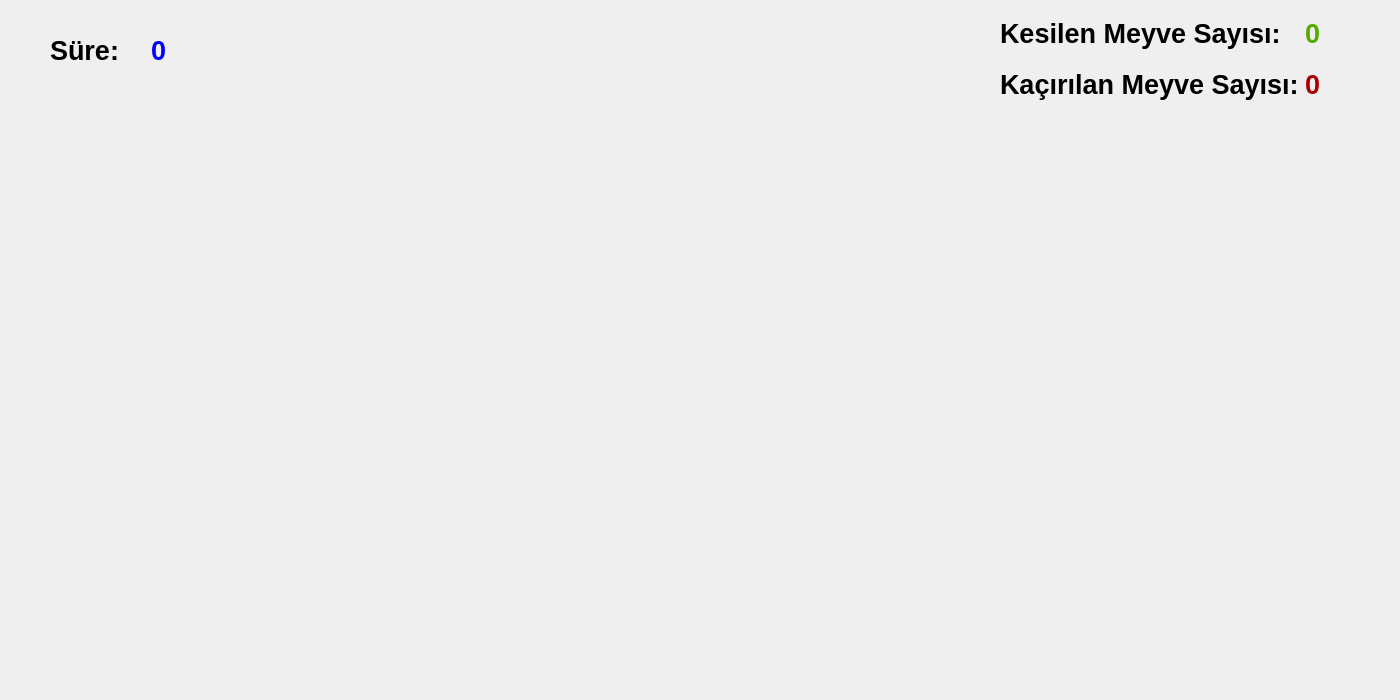
<?xml version="1.0" encoding="UTF-8"?>
<ui version="4.0">
 <class>Dialog</class>
 <widget class="QDialog" name="Dialog">
  <property name="geometry">
   <rect>
    <x>0</x>
    <y>0</y>
    <width>1400</width>
    <height>700</height>
   </rect>
  </property>
  <property name="windowTitle">
   <string>Dialog</string>
  </property>
  <widget class="QWidget" name="layoutWidget">
   <property name="geometry">
    <rect>
     <x>50</x>
     <y>10</y>
     <width>195</width>
     <height>81</height>
    </rect>
   </property>
   <layout class="QGridLayout" name="Sure">
    <item row="0" column="0">
     <widget class="QLabel" name="labelSure">
      <property name="font">
       <font>
        <pointsize>20</pointsize>
        <bold>true</bold>
       </font>
      </property>
      <property name="text">
       <string>Süre:</string>
      </property>
     </widget>
    </item>
    <item row="0" column="1">
     <widget class="QLabel" name="labelSureSayi">
      <property name="palette">
       <palette>
        <active>
         <colorrole role="WindowText">
          <brush brushstyle="SolidPattern">
           <color alpha="255">
            <red>0</red>
            <green>0</green>
            <blue>255</blue>
           </color>
          </brush>
         </colorrole>
        </active>
        <inactive>
         <colorrole role="WindowText">
          <brush brushstyle="SolidPattern">
           <color alpha="255">
            <red>0</red>
            <green>0</green>
            <blue>255</blue>
           </color>
          </brush>
         </colorrole>
        </inactive>
        <disabled/>
       </palette>
      </property>
      <property name="font">
       <font>
        <pointsize>20</pointsize>
        <bold>true</bold>
       </font>
      </property>
      <property name="text">
       <string>0</string>
      </property>
     </widget>
    </item>
   </layout>
  </widget>
  <widget class="QWidget" name="layoutWidget_3">
   <property name="geometry">
    <rect>
     <x>1000</x>
     <y>10</y>
     <width>380</width>
     <height>97</height>
    </rect>
   </property>
   <layout class="QGridLayout" name="KarpuzSayaci">
    <item row="0" column="0">
     <widget class="QLabel" name="labelKesilenKarpuz">
      <property name="font">
       <font>
        <pointsize>20</pointsize>
        <bold>true</bold>
       </font>
      </property>
      <property name="text">
       <string>Kesilen Meyve Sayısı:</string>
      </property>
     </widget>
    </item>
    <item row="1" column="1">
     <widget class="QLabel" name="labelKacirilanKarpuzSayi">
      <property name="palette">
       <palette>
        <active>
         <colorrole role="WindowText">
          <brush brushstyle="SolidPattern">
           <color alpha="255">
            <red>170</red>
            <green>0</green>
            <blue>0</blue>
           </color>
          </brush>
         </colorrole>
        </active>
        <inactive>
         <colorrole role="WindowText">
          <brush brushstyle="SolidPattern">
           <color alpha="255">
            <red>170</red>
            <green>0</green>
            <blue>0</blue>
           </color>
          </brush>
         </colorrole>
        </inactive>
        <disabled/>
       </palette>
      </property>
      <property name="font">
       <font>
        <pointsize>20</pointsize>
        <bold>true</bold>
       </font>
      </property>
      <property name="text">
       <string>0</string>
      </property>
     </widget>
    </item>
    <item row="0" column="1">
     <widget class="QLabel" name="labelKesilenKarpuzSayi">
      <property name="palette">
       <palette>
        <active>
         <colorrole role="WindowText">
          <brush brushstyle="SolidPattern">
           <color alpha="255">
            <red>85</red>
            <green>170</green>
            <blue>0</blue>
           </color>
          </brush>
         </colorrole>
        </active>
        <inactive>
         <colorrole role="WindowText">
          <brush brushstyle="SolidPattern">
           <color alpha="255">
            <red>85</red>
            <green>170</green>
            <blue>0</blue>
           </color>
          </brush>
         </colorrole>
        </inactive>
        <disabled/>
       </palette>
      </property>
      <property name="font">
       <font>
        <pointsize>20</pointsize>
        <bold>true</bold>
       </font>
      </property>
      <property name="text">
       <string>0</string>
      </property>
     </widget>
    </item>
    <item row="1" column="0">
     <widget class="QLabel" name="labelKacirilanKarpuz">
      <property name="font">
       <font>
        <pointsize>20</pointsize>
        <bold>true</bold>
       </font>
      </property>
      <property name="text">
       <string>Kaçırılan Meyve Sayısı:</string>
      </property>
     </widget>
    </item>
   </layout>
  </widget>
 </widget>
 <resources/>
 <connections/>
</ui>
